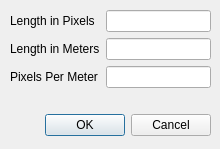
<?xml version="1.0" encoding="UTF-8"?>
<ui version="4.0">
 <class>MeasurementDialog</class>
 <widget class="QDialog" name="MeasurementDialog">
  <property name="geometry">
   <rect>
    <x>0</x>
    <y>0</y>
    <width>220</width>
    <height>149</height>
   </rect>
  </property>
  <property name="sizePolicy">
   <sizepolicy hsizetype="Fixed" vsizetype="Fixed">
    <horstretch>0</horstretch>
    <verstretch>0</verstretch>
   </sizepolicy>
  </property>
  <property name="minimumSize">
   <size>
    <width>220</width>
    <height>149</height>
   </size>
  </property>
  <property name="maximumSize">
   <size>
    <width>220</width>
    <height>149</height>
   </size>
  </property>
  <property name="windowTitle">
   <string>Measurement Calculator</string>
  </property>
  <property name="modal">
   <bool>true</bool>
  </property>
  <widget class="QDialogButtonBox" name="buttonBox">
   <property name="geometry">
    <rect>
     <x>10</x>
     <y>110</y>
     <width>201</width>
     <height>31</height>
    </rect>
   </property>
   <property name="orientation">
    <enum>Qt::Horizontal</enum>
   </property>
   <property name="standardButtons">
    <set>QDialogButtonBox::Cancel|QDialogButtonBox::Ok</set>
   </property>
  </widget>
  <widget class="QWidget" name="formLayoutWidget">
   <property name="geometry">
    <rect>
     <x>10</x>
     <y>10</y>
     <width>201</width>
     <height>101</height>
    </rect>
   </property>
   <layout class="QFormLayout" name="formLayout">
    <item row="1" column="0">
     <widget class="QLabel" name="label_Length_In_Meters">
      <property name="midLineWidth">
       <number>2</number>
      </property>
      <property name="text">
       <string>Length in Meters</string>
      </property>
     </widget>
    </item>
    <item row="1" column="1">
     <widget class="QLineEdit" name="lineEdit_LengthMeters"/>
    </item>
    <item row="0" column="0">
     <widget class="QLabel" name="label_PixelLength">
      <property name="text">
       <string>Length in Pixels</string>
      </property>
     </widget>
    </item>
    <item row="2" column="0">
     <widget class="QLabel" name="label_Pixels_Per_Meter">
      <property name="text">
       <string>Pixels Per Meter</string>
      </property>
     </widget>
    </item>
    <item row="2" column="1">
     <widget class="QLineEdit" name="lineEdit_PixelsPerMeter">
      <property name="enabled">
       <bool>true</bool>
      </property>
      <property name="readOnly">
       <bool>true</bool>
      </property>
     </widget>
    </item>
    <item row="0" column="1">
     <widget class="QLineEdit" name="lineEdit_LengthPixels">
      <property name="enabled">
       <bool>true</bool>
      </property>
      <property name="readOnly">
       <bool>true</bool>
      </property>
     </widget>
    </item>
   </layout>
  </widget>
 </widget>
 <resources/>
 <connections>
  <connection>
   <sender>buttonBox</sender>
   <signal>accepted()</signal>
   <receiver>MeasurementDialog</receiver>
   <slot>accept()</slot>
   <hints>
    <hint type="sourcelabel">
     <x>248</x>
     <y>254</y>
    </hint>
    <hint type="destinationlabel">
     <x>157</x>
     <y>274</y>
    </hint>
   </hints>
  </connection>
  <connection>
   <sender>buttonBox</sender>
   <signal>rejected()</signal>
   <receiver>MeasurementDialog</receiver>
   <slot>reject()</slot>
   <hints>
    <hint type="sourcelabel">
     <x>316</x>
     <y>260</y>
    </hint>
    <hint type="destinationlabel">
     <x>286</x>
     <y>274</y>
    </hint>
   </hints>
  </connection>
  <connection>
   <sender>lineEdit_LengthMeters</sender>
   <signal>textChanged(QString)</signal>
   <receiver>MeasurementDialog</receiver>
   <slot>lineEdit_LengthInMeters_TextChanged(QString)</slot>
   <hints>
    <hint type="sourcelabel">
     <x>172</x>
     <y>54</y>
    </hint>
    <hint type="destinationlabel">
     <x>109</x>
     <y>80</y>
    </hint>
   </hints>
  </connection>
 </connections>
 <slots>
  <slot>lineEdit_LengthInMeters_TextChanged(QString)</slot>
 </slots>
</ui>
